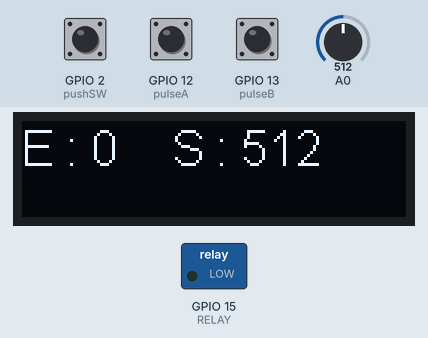
This program was run on a simulated ESP8266 (NodeMCU). Parts: 128×32 one-colour display, switched loads named in the program (green lamp = pin HIGH). Dashed ring = blinking. The test bench sets the inputs (shaded band); at power-on: A0 = 512, GPIO 13 (pulseB) HIGH, GPIO 12 (pulseA) HIGH, GPIO 2 (pushSW) HIGH.

Above: at 1.3 s.
1.4 s: A0 set to 716
At 2.1 s:
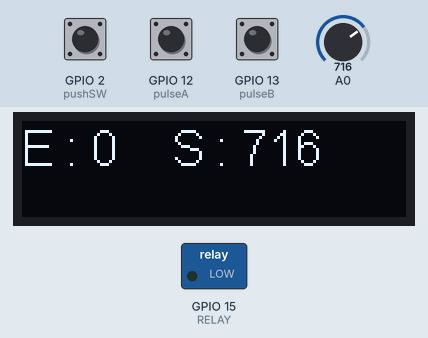
3.0 s: GPIO 13 (pulseB) pulled LOW for 0.65 s
At 5.3 s:
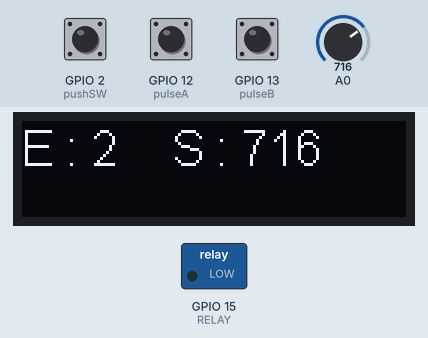
5.6 s: A0 set to 3
At 6.8 s:
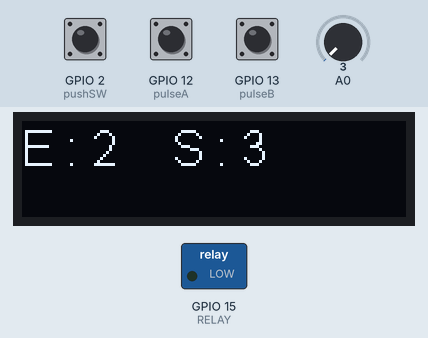
7.1 s: A0 set to 0
At 7.6 s:
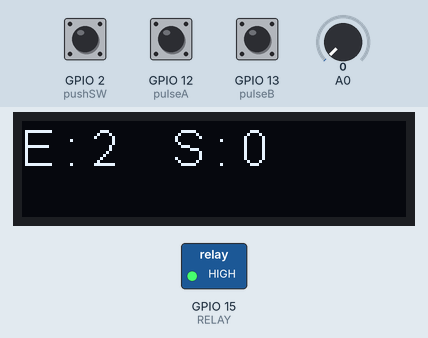
10.2 s: GPIO 12 (pulseA) pulled LOW for 0.65 s
At 11.5 s:
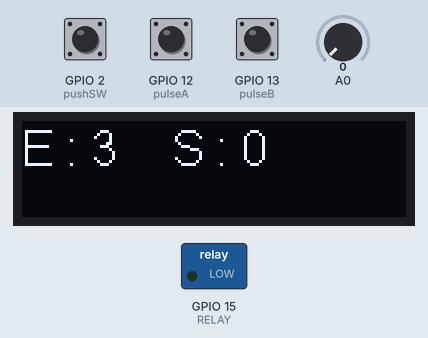
12.3 s: GPIO 13 (pulseB) pulled LOW for 1 s
At 14.2 s:
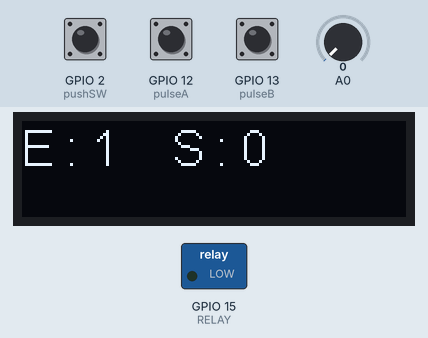
Timing chart, 0 to 16.2 s (numbered marks = the images above; inputs shaded):
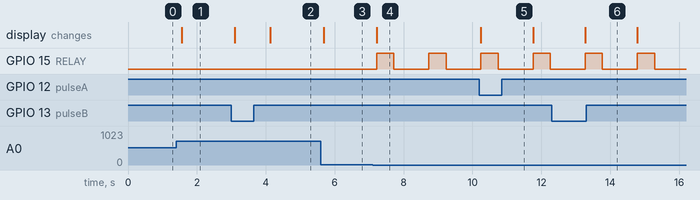

The program:

main.cpp
```cpp
#include <Arduino.h>
#include <SSD1306.h>

SSD1306       display(0x3c, 4, 5, GEOMETRY_128_32);

const int pulseA = 12;
const int pulseB = 13;
const int pushSW = 2;
volatile int lastEncoded = 0;
volatile long encoderValue = 0;
const int RELAY = 15;
int val = 0;


void IRAM_ATTR handleRotary() {
 // Never put any long instruction
 int MSB = digitalRead(pulseA); //MSB = most significant bit
 int LSB = digitalRead(pulseB); //LSB = least significant bit
 int encoded = (MSB << 1) |LSB; //converting the 2 pin value to single number
 int sum = (lastEncoded << 2) | encoded; //adding it to the previous encoded value
 if(sum == 0b1101 || sum == 0b0100 || sum == 0b0010 || sum == 0b1011) encoderValue ++;
 if(sum == 0b1110 || sum == 0b0111 || sum == 0b0001 || sum == 0b1000) encoderValue --;
 lastEncoded = encoded; //store this value for next time
 if (encoderValue > 255) {
 encoderValue = 255;
 } else if (encoderValue < 0 ) {
 encoderValue = 0;
 }
}

void IRAM_ATTR buttonClicked() {
 Serial.println("pushed");
}


void setup() {
  // put your setup code here, to run once:
  pinMode(RELAY,OUTPUT);
  display.init();
  display.flipScreenVertically();
  display.setFont(ArialMT_Plain_16);
  ////////////////////////////////////////
  pinMode(pushSW, INPUT_PULLUP);
  pinMode(pulseA, INPUT_PULLUP);
  pinMode(pulseB, INPUT_PULLUP);
  attachInterrupt(pushSW, buttonClicked, FALLING);
  attachInterrupt(pulseA, handleRotary, CHANGE);
  attachInterrupt(pulseB, handleRotary, CHANGE);
}

void loop() {
  // put your main code here, to run repeatedly:

  display.init();
  val = analogRead(0);
  display.drawString(0,0, "E : " + String(encoderValue));
  display.drawString(50,0, "S : " + String(val));
  display.display();
  if(val < encoderValue){
    digitalWrite(RELAY,HIGH);
    delay(500);
    digitalWrite(RELAY,LOW);
    delay(500);
  }
  delay(500);
}
```

Measured:
- the behaviour switches between 2 and 1 on A0 (found by bisection; images 3 and 4)
- after the input at 1.4 s, the display: changes after 0.16 s (image 1)
- after the input at 3.0 s, the display: first changes after 0.11 s (image 2 shows a later state)
- after the input at 5.6 s, the display: changes after 0.08 s (image 3)
- after the input at 7.1 s, GPIO 15 (RELAY): alternates HIGH for 0.50 s and LOW for 1.0 s, starting after 0.12 s; the display: changes after 0.12 s (image 4)
- after the input at 10.2 s, the display: changes after 0.05 s (image 5)
- after the input at 12.3 s, the display: changes after 0.98 s (image 6)
